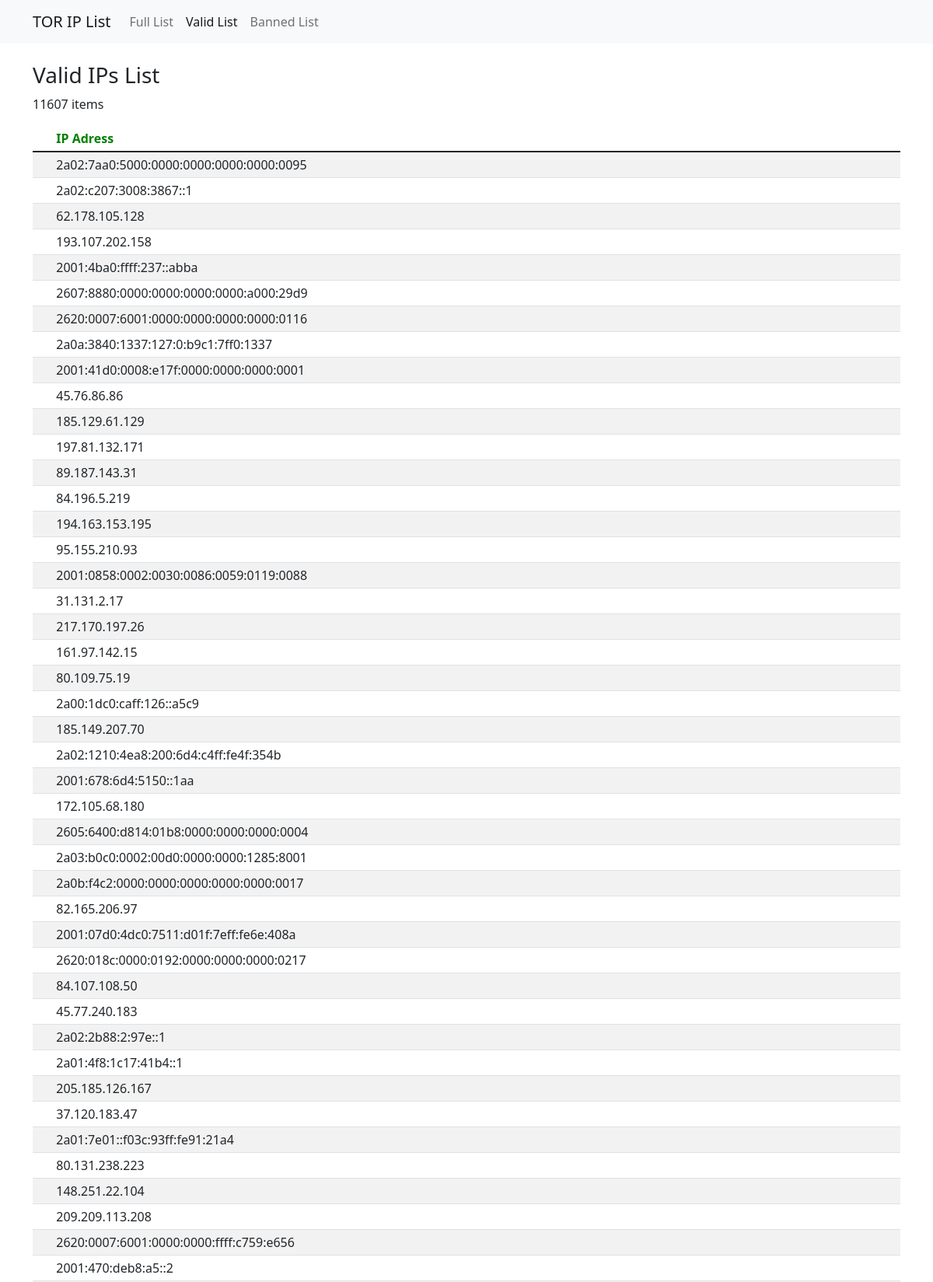
The page /validList (upper part) on the database its author committed.
### tables this page shows
CREATE TABLE ip (
                ip_address TEXT PRIMARY KEY
            );

### main.py (the view)
@app.get('/validList')
def ValidList():
    resp = server_FetchValidList()
    if request.is_json:
        resp = make_response(jsonify(resp))
        resp.headers['Access-Control-Allow-Origin'] = '*'
        return resp
    else:
        if request.args.get("all"):
            size = len(resp)
        else:
            size = 50
        return render_template('validList.html', total = len(resp), len = len(resp[0:size]), ips = resp)

### src/app_server.py (called while the page is built)
def server_FetchValidList():
    fetch = db_GetList('full')
    if(len(fetch) < 1):
        view = server_FetchFullList()
    else:
        view = fetch
    for address in db_GetList('banned'):
        try:
            view.remove(address)
        except:
            print(address + ": Ip not in list")
    return view

### src/database/ipDB.py (called while the page is built)
def db_connect_to_db():
    conn = sl.connect('src/database/ips_tor.db', check_same_thread=False)
    return conn

def db_GetList(query_type):
    db_SetDB()
    conn = db_connect_to_db()
    c = conn.cursor()
    if(query_type == 'banned'):
        data = c.execute(query_banned)
    elif(query_type == 'full'):
        data = c.execute(query_full)
    ret = []
    for row in data:
        ret.append(row[0])
    conn.close()
    return ret

def db_verifDB():
    conn = db_connect_to_db()
    c = conn.cursor()
    data = c.execute(sql_verif)
    if (data.fetchone()[0]==1):
        conn.close()
        return True
    else:
        conn.close()
        return False

def db_SetDB():
    if not db_verifDB():
        print("Generating Database...")
        db_createBannedTable()
        db_CreateFullListTable()

### templates/validList.html (shortened to what this page needs)
{% extends 'base.html' %}
{% set active_page = "ValidList" %}
{% block content %}
<h3>Valid IPs List</h3>
<p>{{total}} items</p>
<table class="table table-striped table-sm">
    <thead>
        <tr style="color: green; ">
            <th scope="col"></th>
            <th scope="col">IP Adress</th>
        </tr>
    </thead>
    <tbody>
        {%for i in range(0, len)%}
        <tr>
            <td></td>
            <td>{{ips[i]}}</td>
        </tr>
        {%endfor%}
    </tbody>
</table>
<br><br>
{% endblock %}

### rows shown on the page
ip: ip_address "2a02:7aa0:5000:0000:0000:0000:0000:0095"
ip: ip_address "2a02:c207:3008:3867::1"
ip: ip_address "62.178.105.128"
ip: ip_address "193.107.202.158"
ip: ip_address "2001:4ba0:ffff:237::abba"
ip: ip_address "2607:8880:0000:0000:0000:0000:a000:29d9"
ip: ip_address "2620:0007:6001:0000:0000:0000:0000:0116"
ip: ip_address "2a0a:3840:1337:127:0:b9c1:7ff0:1337"
ip: ip_address "2001:41d0:0008:e17f:0000:0000:0000:0001"
ip: ip_address "45.76.86.86"
ip: ip_address "185.129.61.129"
ip: ip_address "197.81.132.171"
ip: ip_address "89.187.143.31"
ip: ip_address "84.196.5.219"
ip: ip_address "194.163.153.195"
ip: ip_address "95.155.210.93"
ip: ip_address "2001:0858:0002:0030:0086:0059:0119:0088"
ip: ip_address "31.131.2.17"
ip: ip_address "217.170.197.26"
ip: ip_address "161.97.142.15"
ip: ip_address "80.109.75.19"
ip: ip_address "2a00:1dc0:caff:126::a5c9"
ip: ip_address "185.149.207.70"
ip: ip_address "2a02:1210:4ea8:200:6d4:c4ff:fe4f:354b"
ip: ip_address "2001:678:6d4:5150::1aa"
ip: ip_address "172.105.68.180"
ip: ip_address "2605:6400:d814:01b8:0000:0000:0000:0004"
ip: ip_address "2a03:b0c0:0002:00d0:0000:0000:1285:8001"
ip: ip_address "2a0b:f4c2:0000:0000:0000:0000:0000:0017"
ip: ip_address "82.165.206.97"
ip: ip_address "2001:07d0:4dc0:7511:d01f:7eff:fe6e:408a"
ip: ip_address "2620:018c:0000:0192:0000:0000:0000:0217"
ip: ip_address "84.107.108.50"
ip: ip_address "45.77.240.183"
ip: ip_address "2a02:2b88:2:97e::1"
ip: ip_address "2a01:4f8:1c17:41b4::1"
ip: ip_address "205.185.126.167"
ip: ip_address "37.120.183.47"
ip: ip_address "2a01:7e01::f03c:93ff:fe91:21a4"
ip: ip_address "80.131.238.223"
ip: ip_address "148.251.22.104"
ip: ip_address "209.209.113.208"
ip: ip_address "2620:0007:6001:0000:0000:ffff:c759:e656"
ip: ip_address "2001:470:deb8:a5::2"

### other values the page prints
{{ total }} "11607"
